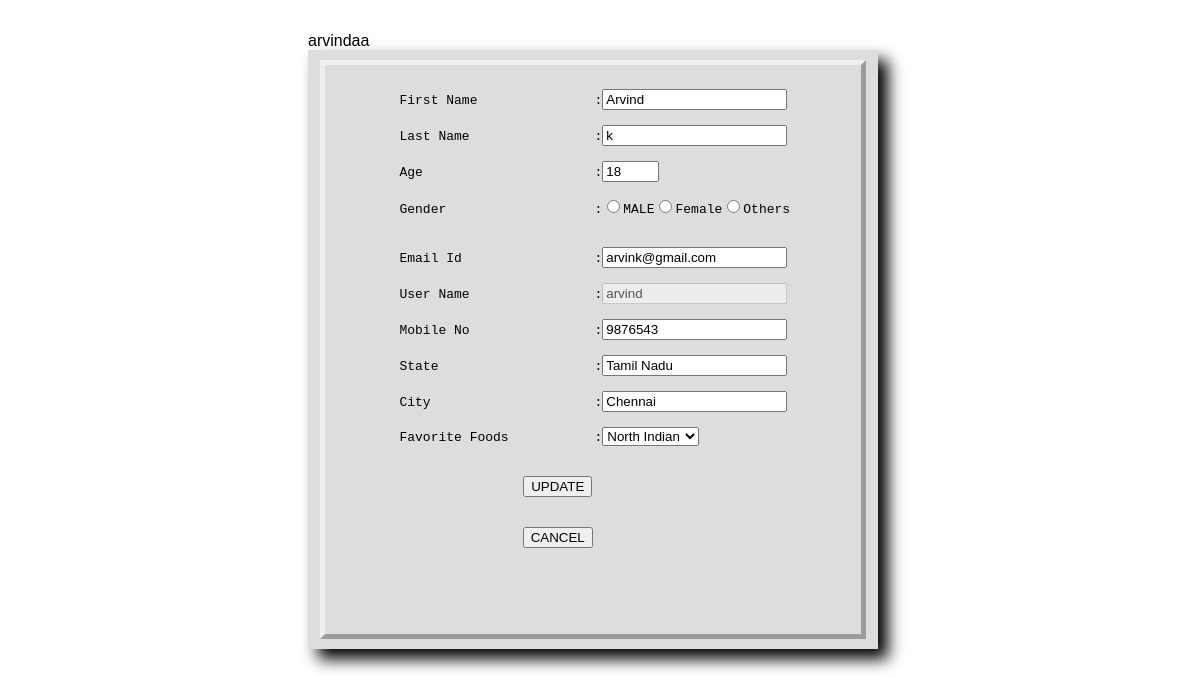
Screenshot of /update.php (signed in) with the database file from the repository.
### tables this page shows
CREATE TABLE IF NOT EXISTS `user1` (
  `First_name` varchar(30) NOT NULL,
  `Last_name` varchar(30) NOT NULL,
  `Age` int(10) NOT NULL,
  `Gender` varchar(10) NOT NULL,
  `mailid` varchar(30) NOT NULL,
  `username` varchar(20) NOT NULL,
  `password` varchar(50) NOT NULL,
  `mobile` bigint(100) NOT NULL,
  `state` varchar(30) NOT NULL,
  `city` varchar(30) NOT NULL,
  `fav_food` varchar(20) NOT NULL,
  UNIQUE KEY `username` (`username`)
);

### update.php (the view, shortened to what this page needs)
<html>
<head><title>Update</title>
<link rel="stylesheet" type="text/css" href="test.css"/>
</head>
<?php
$u=$_SESSION['uname'];
$p=$_SESSION['pwd'];
echo $_SESSION['pwd'];
?>
<!Doctype HTML>
<html>
<head><title>UPDATE</title></head>
<body>
<?php
$mysqlport = getenv('S2G_MYSQL_PORT');
$dbhost = "localhost:".$mysqlport;
$dbuser = 'root';
$dbpass = '';
$conn = mysql_connect($dbhost, $dbuser, $dbpass) or die  ('Error connecting to mysql');
$query="select * from user1 where  username='$u' and password='$p'";
$result=mysql_query($query,$conn);
$row= mysql_fetch_array($result);
?>
<form method="POST" action="update2.php">
<font  size="3">
<body class="padding">
<div class="darkshadow"><fieldset  class="padding">
<pre>
	First Name               :<input type="text" name="fname"  required autofocus size="20" value="<?php echo $row['First_name']?>" >
	Last Name                :<input type="text" name="lname" required value="<?php echo $row['Last_name']?>">
	Age			 :<input type="text" name="age" required  size="4" value="<?php echo $row['Age'];?>">
	Gender                   :<input type="radio" name="gen" value="male">MALE<input type="radio" name="gen" value="female">Female<input type="radio" name="gen" value="other">Others
	Email Id		 :<input type="email" name="mailid" required value="<?php echo $row['mailid'];?>">
	User Name		 :<input type="text" name="uname" required value="<?php echo $row['username']?>" disabled>
	Mobile No                :<input type="text" name="mnum"  required value="<?php echo $row['mobile'];?>">
	State			 :<input type="text" name="state"  required value="<?php  echo $row['state']; ?>">
	City                     :<input type="text" name="city"  required value="<?php echo $row['city'];?>">
	Favorite Foods           :<select name="fav_food" value="<?php echo $row['fav_food'];?>>
						<option  val="food"></option>
       					       	<option  val="nindian">North Indian</option>
						<!option  val="CN">Computer Networks</option></select>
				<center><input type="submit" value="UPDATE" ></form>
				<br>&nbsp;&nbsp;&nbsp;<form action="profile.php" method="POST"><input type="submit" value="CANCEL"></form></center>
</body>
</html>

### test.css (style rules this page uses)
html { font-family: "Lucida Sans", sans-serif; }
.darkshadow { background-color: #ddd; width: 550px; padding: 10px; box-shadow: 10px 10px 15px #000; -webkit-box-shadow: 10px 10px 15px #000; -moz-box-shadow: 10px 10px 15px #000; }

### update.php (style rules this page uses)
fieldset.padding { padding-top:2%; padding-bottom:0%; padding-right:15%; padding-left:-5px; border-style:outset; border-width:5px ; }
body.padding { padding-top:2%; padding-bottom:0%; padding-right:55%; padding-left:25%; }

### rows the page displays
user1: fname "Arvind", lname "k", age "18", mailid "arvink@gmail.com", uname "arvind", mnum "9876543", state "Tamil Nadu", city "Chennai", fav_food "North Indian"

### other values shown
$_SESSION['pwd'] "aa"
